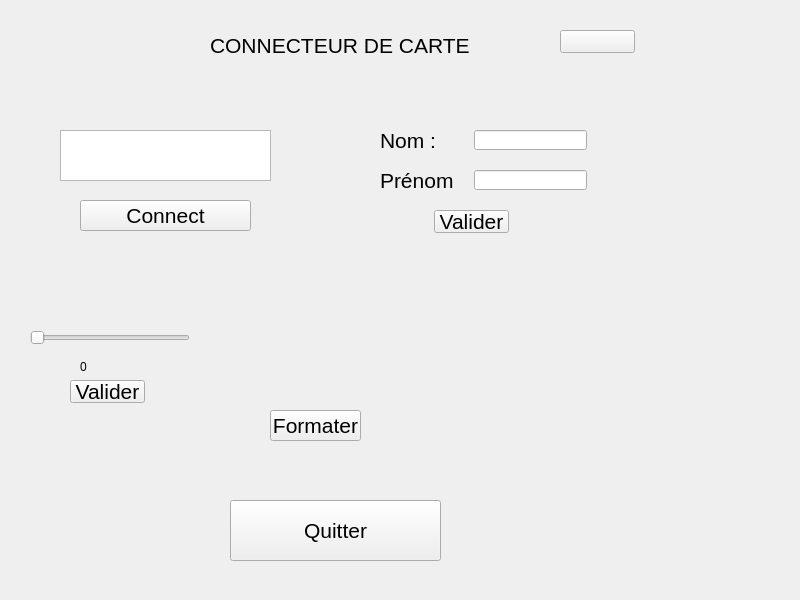
<?xml version="1.0" encoding="UTF-8"?>
<ui version="4.0">
 <class>Widget</class>
 <widget class="QWidget" name="Widget">
  <property name="geometry">
   <rect>
    <x>0</x>
    <y>0</y>
    <width>800</width>
    <height>600</height>
   </rect>
  </property>
  <property name="windowTitle">
   <string>Widget</string>
  </property>
  <widget class="QPushButton" name="connect">
   <property name="geometry">
    <rect>
     <x>80</x>
     <y>200</y>
     <width>171</width>
     <height>31</height>
    </rect>
   </property>
   <property name="font">
    <font>
     <pointsize>16</pointsize>
    </font>
   </property>
   <property name="text">
    <string>Connect</string>
   </property>
  </widget>
  <widget class="QTextEdit" name="Affichage">
   <property name="geometry">
    <rect>
     <x>60</x>
     <y>130</y>
     <width>211</width>
     <height>51</height>
    </rect>
   </property>
  </widget>
  <widget class="QPushButton" name="pushButton">
   <property name="geometry">
    <rect>
     <x>230</x>
     <y>500</y>
     <width>211</width>
     <height>61</height>
    </rect>
   </property>
   <property name="font">
    <font>
     <pointsize>16</pointsize>
    </font>
   </property>
   <property name="text">
    <string>Quitter</string>
   </property>
  </widget>
  <widget class="QLabel" name="label">
   <property name="geometry">
    <rect>
     <x>210</x>
     <y>20</y>
     <width>311</width>
     <height>51</height>
    </rect>
   </property>
   <property name="font">
    <font>
     <pointsize>16</pointsize>
    </font>
   </property>
   <property name="text">
    <string>CONNECTEUR DE CARTE</string>
   </property>
  </widget>
  <widget class="QPushButton" name="formater">
   <property name="geometry">
    <rect>
     <x>270</x>
     <y>410</y>
     <width>91</width>
     <height>31</height>
    </rect>
   </property>
   <property name="font">
    <font>
     <pointsize>16</pointsize>
    </font>
   </property>
   <property name="text">
    <string>Formater</string>
   </property>
  </widget>
  <widget class="QPushButton" name="btn_valider_increment_decrement">
   <property name="geometry">
    <rect>
     <x>70</x>
     <y>380</y>
     <width>75</width>
     <height>23</height>
    </rect>
   </property>
   <property name="font">
    <font>
     <pointsize>16</pointsize>
    </font>
   </property>
   <property name="text">
    <string>Valider</string>
   </property>
  </widget>
  <widget class="QPushButton" name="btn_valider_infos">
   <property name="geometry">
    <rect>
     <x>434</x>
     <y>210</y>
     <width>75</width>
     <height>23</height>
    </rect>
   </property>
   <property name="font">
    <font>
     <pointsize>16</pointsize>
    </font>
   </property>
   <property name="text">
    <string>Valider</string>
   </property>
  </widget>
  <widget class="QSlider" name="horizontalSlider">
   <property name="geometry">
    <rect>
     <x>30</x>
     <y>330</y>
     <width>160</width>
     <height>16</height>
    </rect>
   </property>
   <property name="orientation">
    <enum>Qt::Horizontal</enum>
   </property>
  </widget>
  <widget class="QLabel" name="label_2">
   <property name="geometry">
    <rect>
     <x>80</x>
     <y>360</y>
     <width>47</width>
     <height>13</height>
    </rect>
   </property>
   <property name="text">
    <string>0</string>
   </property>
  </widget>
  <widget class="QLineEdit" name="lineEdit">
   <property name="geometry">
    <rect>
     <x>474</x>
     <y>130</y>
     <width>113</width>
     <height>20</height>
    </rect>
   </property>
  </widget>
  <widget class="QLineEdit" name="lineEdit_2">
   <property name="geometry">
    <rect>
     <x>474</x>
     <y>170</y>
     <width>113</width>
     <height>20</height>
    </rect>
   </property>
  </widget>
  <widget class="QLabel" name="label_3">
   <property name="geometry">
    <rect>
     <x>380</x>
     <y>130</y>
     <width>81</width>
     <height>20</height>
    </rect>
   </property>
   <property name="font">
    <font>
     <pointsize>16</pointsize>
    </font>
   </property>
   <property name="text">
    <string>Nom :</string>
   </property>
  </widget>
  <widget class="QLabel" name="label_4">
   <property name="geometry">
    <rect>
     <x>380</x>
     <y>170</y>
     <width>81</width>
     <height>20</height>
    </rect>
   </property>
   <property name="font">
    <font>
     <pointsize>16</pointsize>
    </font>
   </property>
   <property name="text">
    <string>Prénom :</string>
   </property>
  </widget>
  <widget class="QPushButton" name="estConnecte">
   <property name="geometry">
    <rect>
     <x>560</x>
     <y>30</y>
     <width>75</width>
     <height>23</height>
    </rect>
   </property>
   <property name="text">
    <string/>
   </property>
  </widget>
 </widget>
 <resources/>
 <connections/>
</ui>
